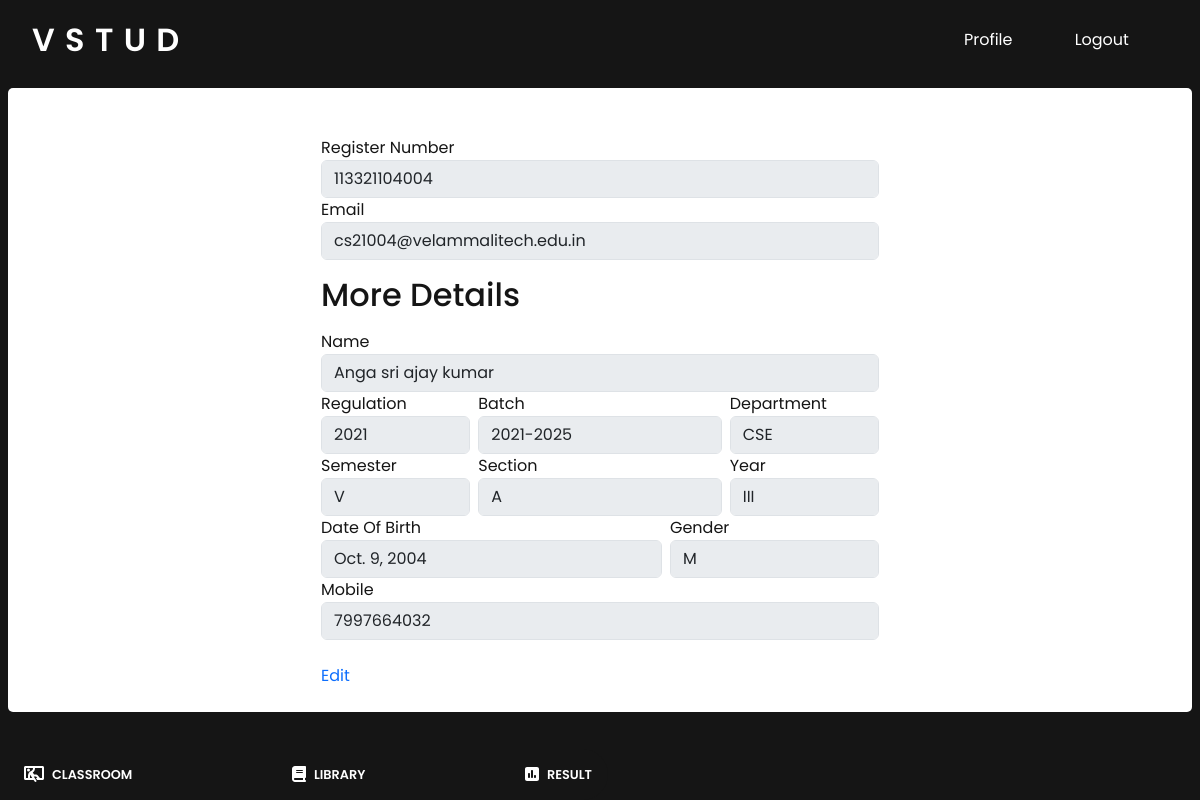
The page /profile (signed in) on the database as committed earlier.
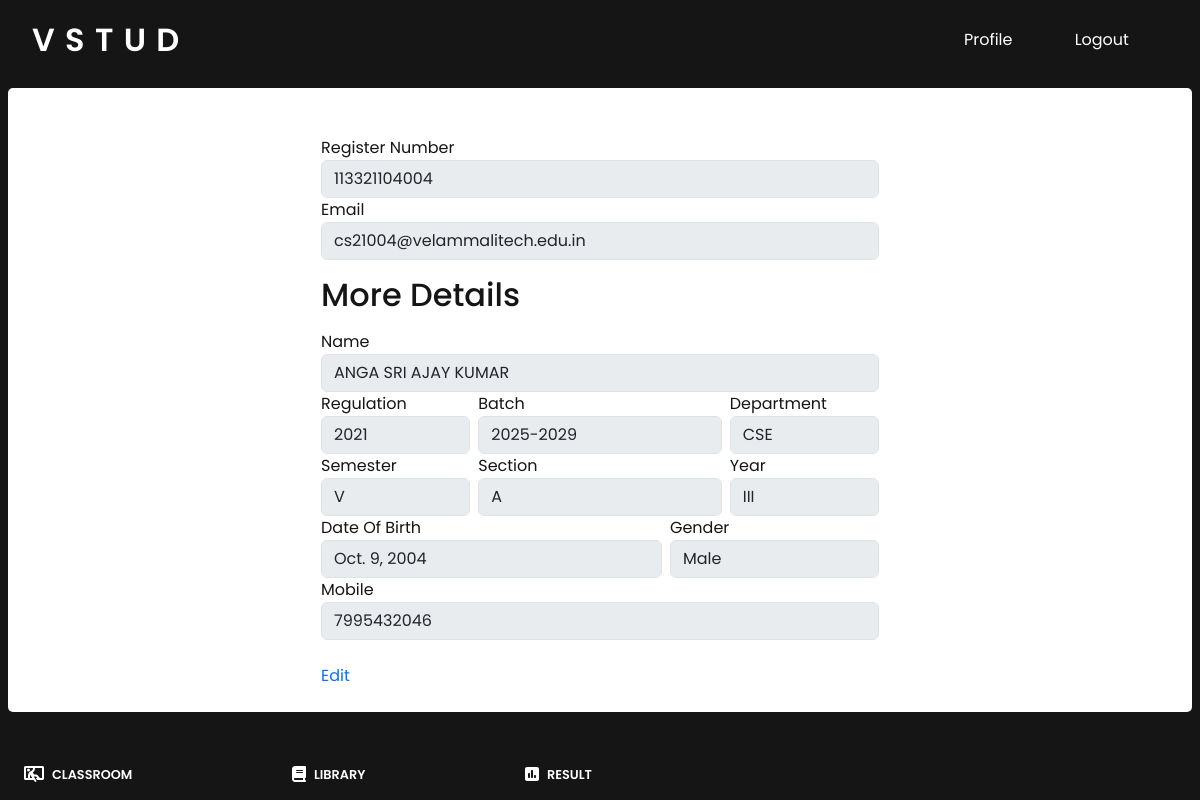
The same page on the database as committed later.
### users/models.py (models this page shows, shortened)
class StudentProfile(models.Model):
    class Gender(models.TextChoices):
        MALE = 'Male', 'Male'
        FEMALE = 'Female', 'Female'
    user = models.OneToOneField(User, on_delete=models.CASCADE)
    name = models.CharField(max_length=250)
    batch = models.ForeignKey(Batch, on_delete=models.SET_NULL, null=True)
    regulation = models.ForeignKey(Regulation, on_delete=models.SET_NULL, null=True)
    department = models.ForeignKey(Department, on_delete=models.SET_NULL, null=True)
    section = models.ForeignKey(Section, on_delete=models.SET_NULL, null=True)
    year = models.ForeignKey(Year, on_delete=models.SET_NULL, null=True)
    semester = models.ForeignKey(Semester, on_delete=models.SET_NULL, null=True)
    date_of_birth = models.DateField()
    gender = models.CharField(max_length=6, choices=Gender.choices)
    mobile = models.CharField(max_length=15)
    class_id = models.CharField(max_length=250, null=True, blank=True)

class Regulation(models.Model):
    regulation = models.CharField(max_length=4, unique=True)
    def __str__(self):
        return self.regulation

class Batch(models.Model):
    batch = models.CharField(max_length=10, unique=True)
    def __str__(self):
        return self.batch

class Department(models.Model):
    department = models.CharField(max_length=100, unique=True)
    def __str__(self):
        return self.department

class Semester(models.Model):
    semester = models.CharField(max_length=100, unique=True)
    def __str__(self):
        return self.semester

class Section(models.Model):
    section = models.CharField(max_length=100, unique=True)
    def __str__(self):
        return self.section

class Year(models.Model):
    year = models.CharField(max_length=100, unique=True)
    def __str__(self):
        return self.year

### users/views.py (the view)
# urls.py: path('profile', views.profile, name='profile'),
def profile(request):
    user = User.objects.get(pk=request.user.id)
    student_profile = StudentProfile.objects.get(user=user)
    context = {
        'student' : student_profile,
    }
    return render(request, 'users/profile.html', context)

### users/templates/users/profile.html
{% extends "base.html" %}
{% load static %}
{% block content %}
<div class="container mt-5">
    <div class="col-lg-6 col-sm-10 mx-auto">
        <label for="register">Register Number</label>
        <input type="text" class="form-control" id="register" name="register" value="{{student.user.username}}" disabled>
    </div>
    <div class="col-lg-6 col-sm-10 mx-auto">
        <label for="email">Email</label>
        <input type="email" class="form-control" id="email" name="email" value="{{student.user.email}}" disabled>
    </div>
    <h2 class="col-lg-6 col-sm-10 mx-auto my-3">More Details</h2>
    <div class="col-lg-6 col-sm-10 mx-auto">
        <label for="name">Name</label>
        <input type="text" class="form-control" id="name" name="name" value="{{student.name}}" disabled>
    </div>
    <div class="d-lg-flex col-lg-6 col-sm-10 mx-auto">
        <div class="me-lg-1">
            <label for="regulation">Regulation</label>
            <input type="text" class="form-control" id="regulation" name="regulation" value="{{student.regulation}}" disabled>
        </div>
        <div class="mx-lg-1 w-100">
            <label for="batch">Batch</label>
            <input type="text" class="form-control" id="batch" name="batch" value="{{student.batch}}" disabled>
        </div>
        <div class="ms-lg-1">
            <label for="department">Department</label>
            <input type="text" class="form-control" id="department" name="department" value="{{student.department}}" disabled>
        </div>
    </div>
    <div class="d-lg-flex col-lg-6 col-sm-10 mx-auto">
        <div class="me-lg-1">
            <label for="semester">Semester</label>
            <input type="text" class="form-control" id="semester" name="semester" value="{{student.semester}}" disabled>
        </div>
        <div class="mx-lg-1 w-100">
            <label for="section">Section</label>
            <input type="text" class="form-control" id="section" name="section" value="{{student.section}}" disabled>
        </div>
        <div class="ms-lg-1">
            <label for="year">Year</label>
            <input type="text" class="form-control" id="year" name="year" value="{{student.year}}" disabled>
        </div>
    </div>
    <div class="d-lg-flex col-lg-6 col-sm-10 mx-auto">
        <div class="me-lg-1 w-100">
            <label for="date-of-birth">Date Of Birth</label>
            <input type="text" name="dob" id="date-of-birth" class="form-control" value="{{student.date_of_birth}}" disabled>
        </div>
        <div class="ms-lg-1">
            <label for="gender">Gender</label>
            <input type="text" name="gender" id="gender" class="form-control" value="{{student.gender}}" disabled>
        </div>
    </div>
    <div class="col-lg-6 col-sm-10 mx-auto">
        <label for="mobile">Mobile</label>
        <input type="text" class="form-control" id="mobile" name="mobile" value="{{student.mobile}}" disabled>
    </div>
    <div class="col-lg-6 col-sm-10 mx-auto my-4">
        <a href="{% url 'profile-update' %}">Edit</a>
    </div>
</div>
{% endblock content%}

### templates/base.html (shortened to what this page needs)
{% load static %}
<!doctype html>
<html lang="en">
  <head>
    <link href="https://cdn.jsdelivr.net/npm/bootstrap@5.3.2/dist/css/bootstrap.min.css" rel="stylesheet">
    {% block css %} <link rel="stylesheet" href="{% static 'css/style.css' %}"> {% endblock css %}
  </head>
  <body>
    <header class="header">
        <div class="title">
            <a href="{% url 'attendence' %}">VSTUD</a>
        </div>
        <div class="sub-header">
            {% if not user.is_authenticated %}
            <a href="{% url 'login'%}">Login</a>
            {% else %}
            <a href="{% url 'profile' %}">Profile</a>
            <a href="{% url 'logout' %}">Logout</a>
            {% endif %}
        </div>
    </header>
    <main>
        <div class="menu">
                <a href="{% url 'attendence' %}">
                    <div class="classroom menu-item">
                        <span>CLASSROOM</span>
                    </div>
                </a>
                <a href="#">
                    <div class="library menu-item">
                        <span>LIBRARY</span>
                    </div>
                </a>
                <a href="{% url 'results' %}">
                    <div class="result menu-item">
                        <span>RESULT</span>
                    </div>
                </a>
        </div>
        <div class="content">
          {% block content %} {% endblock content %}
        </div>
    </main>
  </body>
</html>

### static/css/style.css (style rules this page uses)
* { margin: 0; padding: 0; }
body { background-color: #151515; font-family: 'Poppins', sans-serif; color: #fff; }
svg { fill: #fff; height: 1.5rem; }
a { text-decoration: none; }
.header { display: flex; justify-content: space-between ; align-items: center; padding: 1rem 2rem; }
.title { font-size: 2rem; font-weight: 600; letter-spacing: 0.5ch; width: 80%; }
.title a { color: #fff; }
.sub-header { width: 20%; display: flex; justify-content: space-around; }
.sub-header a { color: #fff; margin-right: 1rem; }
main { padding: 0.5rem; }
.menu { position: fixed; bottom: 0; display: flex; width: 50%; margin: 2rem 0 0 0; justify-content: space-between; z-index: 5; background-color: #151515; padding: 1rem; border-top-right-radius: 2rem; border-bottom-right-radius: 2rem; }
.menu span { font-size: 0.8rem; font-weight: 600; color: #fff; }
.menu-item { display: flex; align-items: center; }
.menu-item svg { margin-right: 0.5rem; height: 1%; }
.content { background-color: #fff; overflow-x: scroll; color: #151515; border-radius: 5px; margin-bottom: 2rem; }

Rows that differ between the two databases and show on the page:
changed StudentProfile "cs21004@velammalitech.edu.in": name "Anga sri ajay kumar" → "ANGA SRI AJAY KUMAR"; batch "2021-2025" → "2025-2029"; gender "M" → "Male"; mobile "7997664032" → "7995432046"
